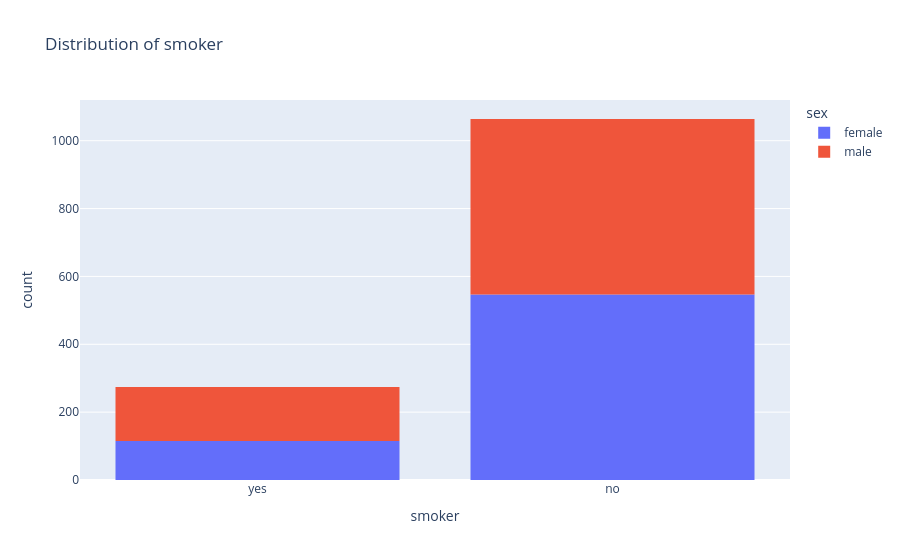

Notebook code cell kept with this figure:
### Markdown cell above
* very less number of people has smoking habits

### Code cell
# We can see smokiing habits among gender
fig = px.histogram(df, x = 'smoker', color = 'sex', title = 'Distribution of smoker')
fig.show()

### Figure 1 — Plotly figure (JSON) as saved in the notebook; plotly's stock layout.template omitted (floating-point values rounded to 4 significant figures; data arrays with more than 128 entries replaced by an {"elided": "..."} marker saying what was removed)
{"data": [{"alignmentgroup": "True", "bingroup": "x", "hovertemplate": "sex=female<br>smoker=%{x}<br>count=%{y}<extra></extra>", "legendgroup": "female", "marker": {"color": "#636efa", "pattern": {"shape": ""}}, "name": "female", "offsetgroup": "female", "orientation": "v", "showlegend": true, "type": "histogram", "x": {"elided": "662 str values"}, "xaxis": "x", "yaxis": "y"}, {"alignmentgroup": "True", "bingroup": "x", "hovertemplate": "sex=male<br>smoker=%{x}<br>count=%{y}<extra></extra>", "legendgroup": "male", "marker": {"color": "#EF553B", "pattern": {"shape": ""}}, "name": "male", "offsetgroup": "male", "orientation": "v", "showlegend": true, "type": "histogram", "x": {"elided": "676 str values"}, "xaxis": "x", "yaxis": "y"}], "layout": {"barmode": "relative", "legend": {"title": {"text": "sex"}, "tracegroupgap": 0}, "title": {"text": "Distribution of smoker"}, "xaxis": {"anchor": "y", "domain": [0, 1], "title": {"text": "smoker"}}, "yaxis": {"anchor": "x", "domain": [0, 1], "title": {"text": "count"}}}}
